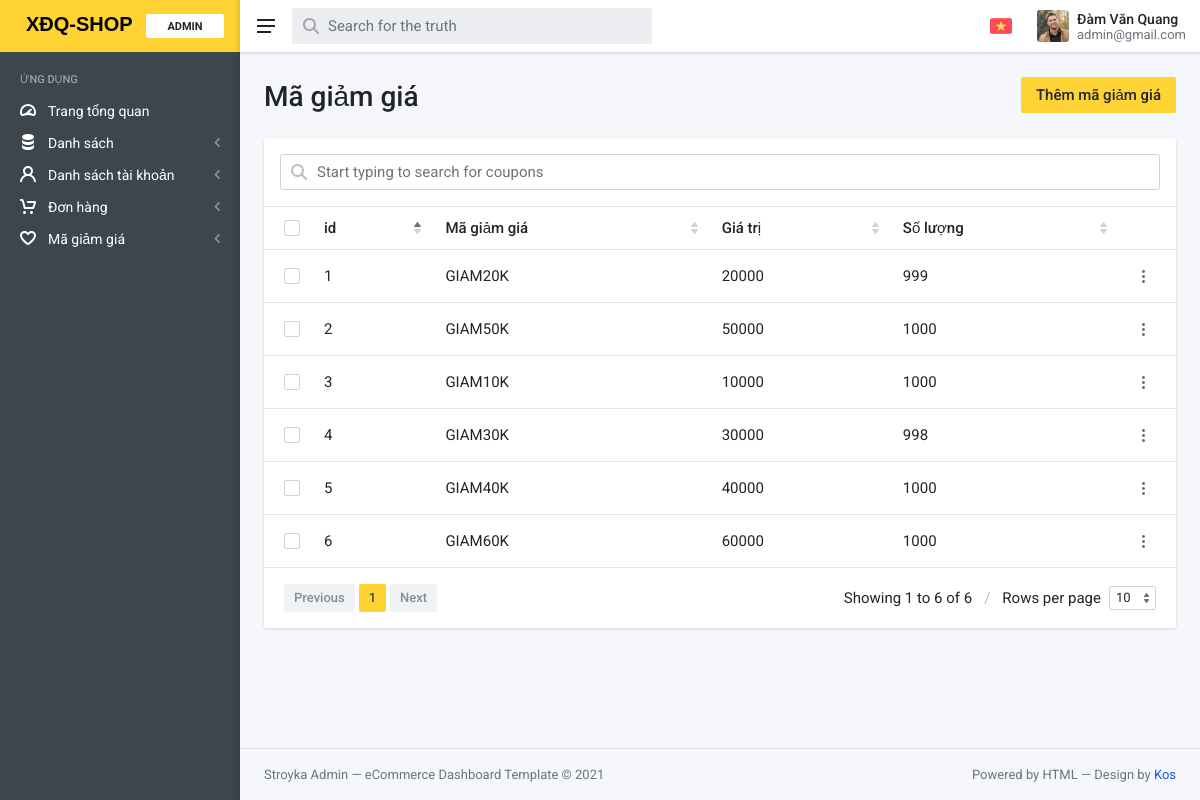
/admin/index.php?act=app-coupons-list (signed in), run on the app's committed database.
### tables this page shows
CREATE TABLE `magiamgia` (
  `id_giamgia` int NOT NULL,
  `ma_giam_gia` varchar(255) NOT NULL,
  `giam_gia` int NOT NULL,
  `so_luong` int NOT NULL
);

### model/pdo.php (called while the page is built, shortened)
<?php
function pdo_get_connection()
{
    $servername = "localhost";
    $username = "root";
    $password = "";
    try {
        $conn = new PDO("mysql:host=$servername;dbname=duantt", $username, $password);
        $conn->setAttribute(PDO::ATTR_ERRMODE, PDO::ERRMODE_EXCEPTION);
        return $conn;
    } catch (PDOException $e) {
        echo "Connection failed: " . $e->getMessage();
    }
}
function pdo_query($sql)
{
    $sql_args = array_slice(func_get_args(), 1);
    try {
        $conn = pdo_get_connection();
        $stmt = $conn->prepare($sql);
        $stmt->execute($sql_args);
        $rows = $stmt->fetchAll();
        return $rows;
    } catch (PDOException $e) {
        throw $e;
    } finally {
        unset($conn);
    }
}
?>

### model/magiamgia.php (called while the page is built, shortened)
<?php
    function get_ma_giam_gia_all(){
        $sql ="SELECT * FROM `magiamgia`";
        $kq = pdo_query($sql);
        return $kq;
    }
?>

### admin/view/coupon/app-coupons-list.php (the view, shortened to what this page needs)
<div id="top" class="sa-app__body">
    <div class="mx-sm-2 px-2 px-sm-3 px-xxl-4 pb-6">
        <div class="container">
            <div class="py-5">
                <div class="row g-4 align-items-center">
                    <div class="col">
                        <h1 class="h3 m-0">Mã giảm giá</h1>
                    </div>
                    <div class="col-auto d-flex"><a href="index.php?act=app-add-coupon" class="btn btn-primary">Thêm mã giảm giá</a></div>
                </div>
            </div>
            <div class="card">
                <div class="p-4"><input type="text" placeholder="Start typing to search for coupons" class="form-control form-control--search mx-auto" id="table-search" /></div>
                <div class="sa-divider"></div>
                <table class="sa-datatables-init text-nowrap" data-order="[[ 1, &quot;asc&quot; ]]" data-sa-search-input="#table-search">
                    <thead>
                        <tr>
                            <th class="w-min" data-orderable="false"><input type="checkbox" class="form-check-input m-0 fs-exact-16 d-block" aria-label="..." /></th>
                            <th>id</th>
                            <th>Mã giảm giá</th>
                            <th>Giá trị</th>
                            <th>Số lượng</th>
                            <th class="w-min" data-orderable="false"></th>
                        </tr>
                    </thead>
                    <tbody>
                        <?php
                            foreach ($ds_ma_giam_gia as $giam_gia) {
                                extract($giam_gia);
                        ?>
                        <tr>
                            <td><input type="checkbox" class="form-check-input m-0 fs-exact-16 d-block" aria-label="..." /></td>
                            <td><a href="index.php?act=app-coupon&id=<?=$id_giamgia?>" class="text-reset"><?=$id_giamgia?></a></td>
                            <td><?=$ma_giam_gia?></td>
                            <td><?=$giam_gia?></td>
                            <td><?=$so_luong?></td>
                            <td>
                                <div class="dropdown"><button class="btn btn-sa-muted btn-sm" type="button" id="coupon-context-menu-0" data-bs-toggle="dropdown" aria-expanded="false" aria-label="More"><svg xmlns="http://www.w3.org/2000/svg" width="3" height="13" fill="currentColor">
                                            <path d="M1.5,8C0.7,8,0,7.3,0,6.5S0.7,5,1.5,5S3,5.7,3,6.5S2.3,8,1.5,8z M1.5,3C0.7,3,0,2.3,0,1.5S0.7,0,1.5,0 S3,0.7,3,1.5S2.3,3,1.5,3z M1.5,10C2.3,10,3,10.7,3,11.5S2.3,13,1.5,13S0,12.3,0,11.5S0.7,10,1.5,10z"></path>
                                        </svg></button>
                                </div>
                            </td>
                        </tr>
                        <?php }?>
                    </tbody>
                </table>
            </div>
        </div>
    </div>
</div>

### data on the page
magiamgia: id_giamgia "1", ma_giam_gia "GIAM20K", giam_gia "20000", so_luong "999"
magiamgia: id_giamgia "2", ma_giam_gia "GIAM50K", giam_gia "50000", so_luong "1000"
magiamgia: id_giamgia "3", ma_giam_gia "GIAM10K", giam_gia "10000", so_luong "1000"
magiamgia: id_giamgia "4", ma_giam_gia "GIAM30K", giam_gia "30000", so_luong "998"
magiamgia: id_giamgia "5", ma_giam_gia "GIAM40K", giam_gia "40000", so_luong "1000"
magiamgia: id_giamgia "6", ma_giam_gia "GIAM60K", giam_gia "60000", so_luong "1000"

### other printed values
$_SESSION['user']['ho_ten'] "Đàm Văn Quang"
$_SESSION['user']['email'] "admin@gmail.com"
